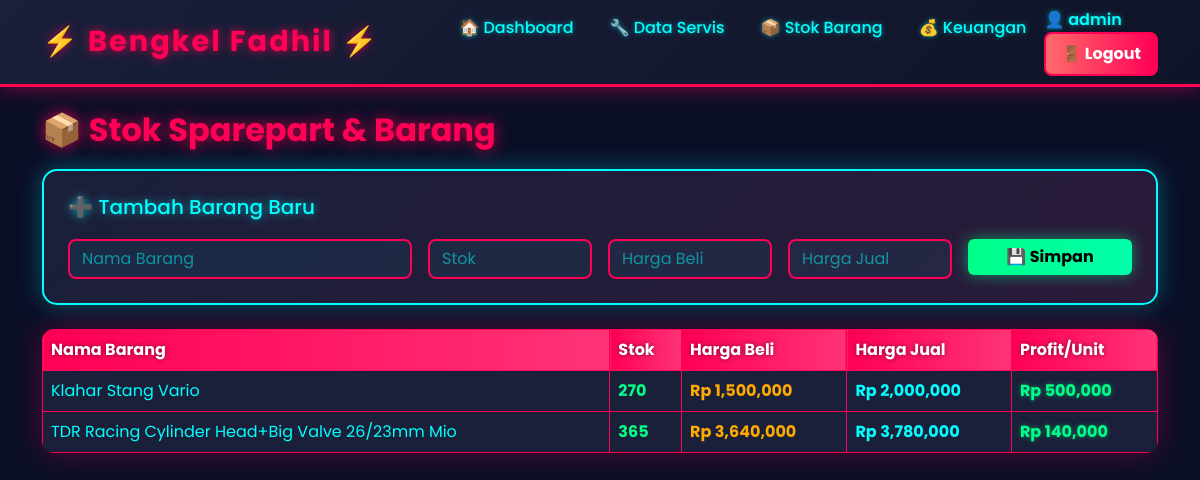
The app's page /barang.php (signed in) with its own data.
### tables this page shows
CREATE TABLE `barang` (
  `id` int(11) NOT NULL,
  `nama_barang` varchar(100) NOT NULL,
  `stok` int(11) NOT NULL,
  `harga_beli` int(11) NOT NULL,
  `harga_jual` int(11) NOT NULL
);

### barang.php (the view, shortened to what this page needs)
<?php
include 'koneksi.php';
?>
<!DOCTYPE html>
<html>
<head>
    <link href="https://cdn.jsdelivr.net/npm/bootstrap@5.3.0/dist/css/bootstrap.min.css" rel="stylesheet">
</head>
<body>
    <?php include 'navbar.php'; ?>
    <div class="container">
        <h3 class="page-title">📦 Stok Sparepart & Barang</h3>
        <div class="form-card p-4 mb-4">
            <h5 style="color: #00ffff; text-shadow: 0 0 10px rgba(0, 255, 255, 0.6); margin-bottom: 20px;">➕ Tambah Barang Baru</h5>
            <form method="POST" class="row g-3">
                <div class="col-md-4"><input type="text" name="nama" class="form-control" placeholder="Nama Barang" value="<?php echo isset($_POST['nama']) ? htmlspecialchars($_POST['nama']) : ''; ?>" required></div>
                <div class="col-md-2"><input type="number" name="stok" class="form-control" placeholder="Stok" value="<?php echo isset($_POST['stok']) ? (int)$_POST['stok'] : ''; ?>" min="0" required></div>
                <div class="col-md-2"><input type="number" name="beli" class="form-control" placeholder="Harga Beli" value="<?php echo isset($_POST['beli']) ? (int)$_POST['beli'] : ''; ?>" min="0" required></div>
                <div class="col-md-2"><input type="number" name="jual" class="form-control" placeholder="Harga Jual" value="<?php echo isset($_POST['jual']) ? (int)$_POST['jual'] : ''; ?>" min="0" required></div>
                <div class="col-md-2"><button type="submit" name="tambah_barang" class="btn btn-submit w-100">💾 Simpan</button></div>
            </form>
        </div>
        <div class="table-wrapper">
            <table class="table table-bordered mb-0">
                <thead class="table-dark">
                    <tr>
                        <th>Nama Barang</th>
                        <th>Stok</th>
                        <th>Harga Beli</th>
                        <th>Harga Jual</th>
                        <th>Profit/Unit</th>
                    </tr>
                </thead>
                <tbody>
                    <?php
                    $query = mysqli_query($koneksi, "SELECT * FROM barang ORDER BY stok ASC");
                    if(mysqli_num_rows($query) > 0) {
                        while($b = mysqli_fetch_array($query)){
                            $profit = $b['harga_jual'] - $b['harga_beli'];
                    ?>
                    <tr>
                        <td><?php echo htmlspecialchars($b['nama_barang']); ?></td>
                        <td class="stock-status">
                            <?php
                            if($b['stok'] <= 5) {
                                echo "<span class='badge badge-warning'>⚠️ ".(int)$b['stok']." (Hampir Habis)</span>";
                            } else {
                                echo "<span style='color: #00ff88;'>".(int)$b['stok']."</span>";
                            }
                            ?>
                        </td>
                        <td style="color: #ffaa00; font-weight: bold;">Rp <?php echo number_format((int)$b['harga_beli']); ?></td>
                        <td style="color: #00ffff; font-weight: bold;">Rp <?php echo number_format((int)$b['harga_jual']); ?></td>
                        <td class="profit-cell">Rp <?php echo number_format($profit); ?></td>
                    </tr>
                    <?php
                        }
                    } else {
                    ?>
                    <tr>
                        <td colspan="5" style="text-align: center; padding: 30px; color: #00ffff;">Belum ada barang. Mulai tambah barang!</td>
                    </tr>
                    <?php } ?>
                </tbody>
            </table>
        </div>
    </div>
</body>
</html>

### navbar.php (shortened to what this page needs)
<nav class="navbar navbar-expand-lg navbar-neon mb-4">
  <div class="container">
    <a class="navbar-brand" href="index.php">⚡ Bengkel Fadhil ⚡</a>
    <div class="collapse navbar-collapse" id="navbarNav">
      <ul class="navbar-nav ms-auto">
        <li class="nav-item"><a class="nav-link" href="index.php">🏠 Dashboard</a></li>
        <li class="nav-item"><a class="nav-link" href="servis.php">🔧 Data Servis</a></li>
        <li class="nav-item"><a class="nav-link" href="barang.php">📦 Stok Barang</a></li>
        <li class="nav-item"><a class="nav-link" href="keuangan.php">💰 Keuangan</a></li>
        <li class="nav-item">
          <?php if (isset($_SESSION['admin_id'])): ?>
            <span class="admin-info">👤 <?= htmlspecialchars($_SESSION['admin_username']) ?></span>
            <a href="logout.php" class="btn-logout">🚪 Logout</a>
          <?php endif; ?>
        </li>
      </ul>
    </div>
  </div>
</nav>

### barang.php (style rules this page uses)
.page-title { color: #ff0055; font-weight: bold; text-shadow: 0 0 15px rgba(255, 0, 85, 0.8); font-size: 2rem; margin-bottom: 20px; animation: slideDown 0.6s ease-out; }
.form-card { background: linear-gradient(135deg, #1a1f3a 0%, #2a1a3a 100%); border: 2px solid #00ffff; border-radius: 15px; animation: slideInUp 0.6s ease-out; box-shadow: 0 0 25px rgba(0, 255, 255, 0.3); }
.form-card .form-control { transition: all 0.3s ease; }
.btn-submit { background: linear-gradient(90deg, #00ff88, #00ffaa); border: none; color: #000; font-weight: bold; transition: all 0.3s ease; box-shadow: 0 0 15px rgba(0, 255, 136, 0.5); }
.table-wrapper { animation: slideInUp 0.8s ease-out 0.2s both; border-radius: 12px; overflow: hidden; box-shadow: 0 0 30px rgba(255, 0, 85, 0.3); }
.table tbody { background: #1a1f3a; }
.table tbody tr { animation: rowFade 0.5s ease-out; animation-fill-mode: both; background: #1a1f3a; }
.table tbody tr:nth-child(1) { animation-delay: 0.1s; }
.table tbody tr:nth-child(2) { animation-delay: 0.15s; }
.table tbody td { background: #1a1f3a; border-color: #ff0055; }
.stock-status { font-weight: bold; }
.profit-cell { color: #00ff88 !important; font-weight: bold; text-shadow: 0 0 5px rgba(0, 255, 136, 0.5); }

### navbar.php (style rules this page uses)
* { margin: 0; padding: 0; box-sizing: border-box; }
body { background: #0a0e27; color: #fff; font-family: 'Poppins', sans-serif; overflow-x: hidden; }
.navbar-neon { background: linear-gradient(135deg, #1a1f3a 0%, #0f1428 100%); border-bottom: 3px solid #ff0055; box-shadow: 0 0 20px rgba(255, 0, 85, 0.5); animation: navGlow 3s ease-in-out infinite; }
.navbar-brand { font-size: 1.8rem; font-weight: bold; color: #ff0055 !important; text-shadow: 0 0 10px rgba(255, 0, 85, 0.8); letter-spacing: 2px; animation: brandPulse 2s ease-in-out infinite; }
.nav-link { color: #00ffff !important; font-weight: 500; margin: 0 10px; position: relative; transition: all 0.3s ease; text-shadow: 0 0 5px rgba(0, 255, 255, 0.5); }
.nav-link::before { content: ''; position: absolute; bottom: -5px; left: 0; width: 0; height: 2px; background: linear-gradient(90deg, #ff0055, #00ffff); transition: width 0.3s ease; }
.container { animation: fadeInDown 0.6s ease-out; }
h1, h2, h3, h4, h5 { animation: fadeInDown 0.8s ease-out; }
.table { animation: slideInUp 0.8s ease-out; }
.table-bordered { border-color: #ff0055; }
.table-bordered td, .table-bordered th { border-color: #ff0055; }
.table tbody tr { transition: all 0.3s ease; animation: slideInUp 0.6s ease-out; }
.table tbody td { color: #00ffff; border-color: #ff0055; }
.table-dark { background: linear-gradient(90deg, #1a1f3a, #2a1a3a); border-color: #ff0055; }
.table-dark th { background: linear-gradient(90deg, #ff0055, #ff3377); color: white; text-shadow: 0 0 5px rgba(0, 0, 0, 0.5); border-color: #ff0055; }
.form-control, .form-select { background: rgba(0, 255, 255, 0.05); color: #00ffff; border: 2px solid #ff0055; border-radius: 8px; transition: all 0.3s ease; }
.form-control::placeholder { color: rgba(0, 255, 255, 0.5); }
button, a, input, select, textarea { transition: all 0.3s ease; }
.btn-logout { background: linear-gradient(90deg, #ff6b6b, #ff0055); border: 2px solid #ff0055; color: white; font-weight: bold; padding: 8px 15px; border-radius: 8px; text-decoration: none; transition: all 0.3s ease; display: inline-flex; align-items: center; gap: 8px; }
.admin-info { color: #00ffff; font-weight: 600; margin-right: 15px; display: flex; align-items: center; gap: 5px; text-shadow: 0 0 5px rgba(0, 255, 255, 0.5); }

### records on screen
barang: nama_barang "Klahar Stang Vario", stok "270", harga_beli "1,500,000", harga_jual "2,000,000", profit "500,000"
barang: nama_barang "TDR Racing Cylinder Head+Big Valve 26/23mm Mio", stok "365", harga_beli "3,640,000", harga_jual "3,780,000", profit "140,000"

### other values on screen
$_SESSION['admin_username'] "admin"
